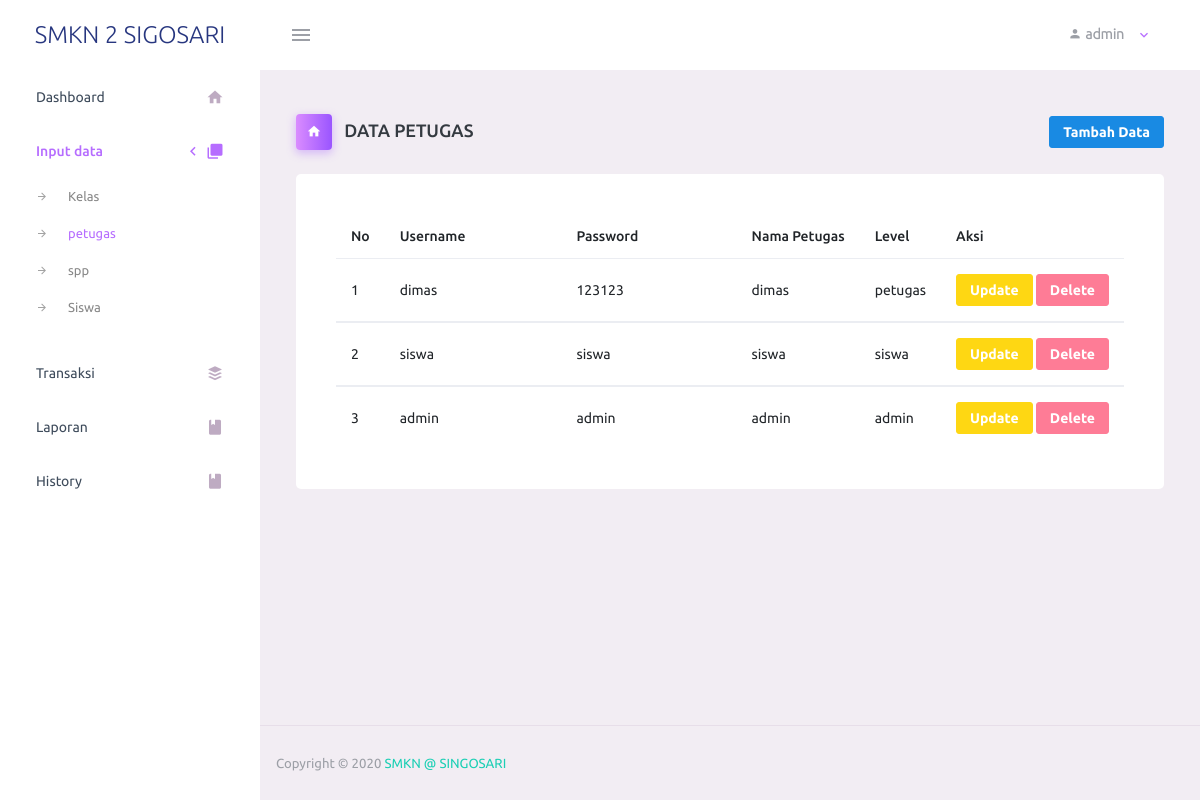
Page /admin/petugas.php (signed in) on the committed database.
### tables this page shows
CREATE TABLE `user` (
  `id_petugas` int(11) NOT NULL,
  `nama_petugas` varchar(255) NOT NULL,
  `username` varchar(255) NOT NULL,
  `password` varchar(255) NOT NULL,
  `level` enum('admin','petugas','siswa','') NOT NULL
);

### admin/petugas.php (the view, shortened to what this page needs)
      <?php
include '_navbar.php';
 ?>
        <div class="main-panel">
          <div class="content-wrapper">
              <div class="page-header">
              <h3 class="page-title">
                <span class="page-title-icon bg-gradient-primary text-white mr-2">
                  <i class="mdi mdi-home"></i>
                </span> DATA PETUGAS </h3>
              <nav aria-label="breadcrumb">
               <a href="tambah_petugas.php"><button type="button" class="btn btn-info btn-lg btn-sm" >  Tambah Data</button></a>
              </nav>
            </div>
              <div class="col-lg-15 grid-margin stretch-card">
                <div class="card">
                  <div class="card-body">
                    <table class="table">
                      <thead>
                         <thead>
                                <tr>
                                    <th width="3">No</th>
                                    <th width="30%">Username</th>
                                    <th width="30%">Password</th>
                              <th>Nama Petugas</th>
                              <th>Level</th>
                                    <th >Aksi</th>
                                </tr>
                                </thead>
                                <?php
                                include "koneksi.php";
                                $sql="select * from user order by id_petugas desc";
                                $hasil=mysqli_query($koneksi,$sql);
                                $no=0;
                                while ($data = mysqli_fetch_array($hasil)) {
                                    $no++;
                                    ?>
                                    <tbody>
                                    <tr>
                                        <td><?php echo $no;?></td>
                                        <td><?php echo $data["username"];   ?></td>
                                        <td><?php echo $data["password"];   ?></td>
                                <td><?php echo $data["nama_petugas"];   ?></td>
                                <td><?php echo $data["level"];   ?></td>
                                        <td>
                                            <a href="update_petugas.php?id_petugas=<?php echo htmlspecialchars($data['id_petugas']); ?>" class="btn btn-warning btn-sm" role="button">Update</a>
                                            <a href="delete_petugas.php?id_petugas=<?php echo htmlspecialchars($data["id_petugas"]); ?>" class="btn btn-danger btn-sm" role="button">Delete</a>
                                        </td>
                                    </tr>
                                    </tbody>
                                    <?php
                                }
                                ?>
                    </table>
                      </div>
                </div>
              </div>
          </div>
        <?php include '_footer.php' ?>

### admin/_navbar.php (shortened to what this page needs)
<html lang="en">
  <head>
    <link rel="stylesheet" href="assets/vendors/mdi/css/materialdesignicons.min.css">
    <link rel="stylesheet" href="assets/vendors/css/vendor.bundle.base.css">
    <link rel="stylesheet" href="assets/css/style.css">
  </head>
  <body>
    <div class="container-scroller">
<nav class="navbar default-layout-navbar col-lg-12 col-12 p-0 fixed-top d-flex flex-row">
  <div class="text-center navbar-brand-wrapper d-flex align-items-center justify-content-center">
    <a class="navbar-brand brand-logo" href="index.html">SMKN 2 SIGOSARI</a>
  </div>
  <div class="navbar-menu-wrapper d-flex align-items-stretch">
    <button class="navbar-toggler navbar-toggler align-self-center" type="button" data-toggle="minimize">
      <span class="mdi mdi-menu"></span>
    </button>
    <ul class="navbar-nav navbar-nav-right">
      <li class="nav-item nav-profile dropdown">
        <a class="nav-link dropdown-toggle" id="profileDropdown" href="#" data-toggle="dropdown" aria-expanded="false">
          <div class="mdi mdi mdi-account  mr-2">
 <b><?php echo $_SESSION['level']; ?></b>
          </div>
        </a>
      </li>
    </ul>
  </div>
</nav>
   <div class="container-fluid page-body-wrapper">
        <nav class="sidebar sidebar-offcanvas" id="sidebar">
          <ul class="nav">
            <li class="nav-item">
              <a class="nav-link" href="admin.php">
                <span class="menu-title">Dashboard</span>
                <i class="mdi mdi-home menu-icon"></i>
              </a>
            </li>
            <li class="nav-item">
               <a class="nav-link" data-toggle="collapse" href="#ui-basic" aria-expanded="false" aria-controls="ui-basic">
                 <span class="menu-title">Input data</span>
                  <i class="menu-arrow"></i>
                   <i class="mdi mdi-checkbox-multiple-blank  menu-icon"></i>
                   </a>
                   <div class="collapse" id="ui-basic">
                   <ul class="nav flex-column sub-menu">
                      <li class="nav-item"> <a class="nav-link" href="kelas.php">Kelas</a></li>
                       <li class="nav-item"> <a class="nav-link" href="petugas.php">petugas</a></li>
                        <li class="nav-item"> <a class="nav-link" href="spp.php">spp</a></li>
                          <li class="nav-item"> <a class="nav-link" href="siswa.php">Siswa</a></li>
                  </ul>
                  </div>
              </li>
               <li class="nav-item">
              <a class="nav-link" href="transaksi.php">
                <span class="menu-title">Transaksi</span>
                <i class="mdi mdi-buffer menu-icon"></i>
              </a>
            </li>
            <li class="nav-item">
              <a class="nav-link" href="laporan.php">
                <span class="menu-title">Laporan</span>
                <i class="mdi mdi-book menu-icon"></i>
              </a>
            </li>
            <li class="nav-item">
              <a class="nav-link" href="history.php">
                <span class="menu-title">History</span>
                <i class="mdi mdi-book menu-icon"></i>
              </a>
            </li>
          </ul>
        </nav>

### admin/_footer.php (shortened to what this page needs)
 <footer class="footer">
            <div class="d-sm-flex justify-content-center justify-content-sm-between" align="center">
              <span class="text-muted text-center text-sm-left d-block d-sm-inline-block">Copyright © 2020 <a href="https://www.bootstrapdash.com/" target="_blank">SMKN @ SINGOSARI</a></span>
            </div>
          </footer>
        </div>
      </div>
    </div>
  </body>
</html>

### rows in the picture
user: username "dimas", password "123123", nama_petugas "dimas", level "petugas"
user: username "siswa", password "siswa", nama_petugas "siswa", level "siswa"
user: username "admin", password "admin", nama_petugas "admin", level "admin"

### other values in the picture
$_SESSION['level'] "admin"
